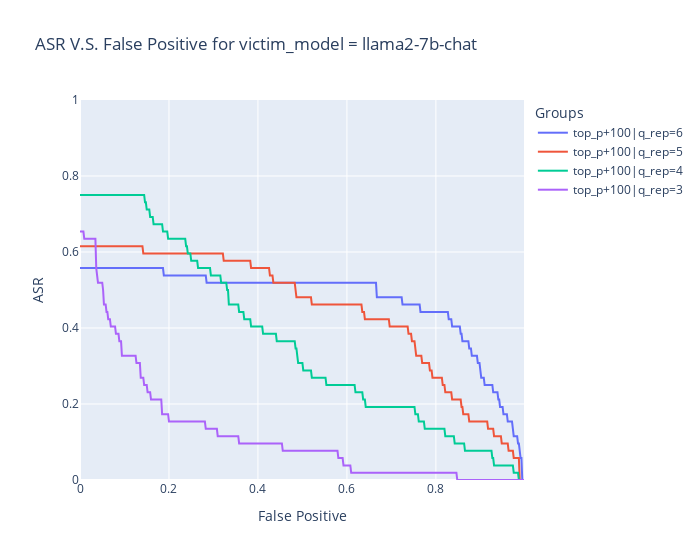

Source (notebook cell):
### Markdown cell above
q_rep is better to both keeping low ppl while achieve high ASR

### Code cell
victim_model = "llama2-7b-chat"
determine_way = "all"
base_ppl = f"/users/PAA0201/lzy37ld/why_attack_lzy/data/q_ppl/{victim_model}/q_ppl_d.json"
data_l = []

data_l.append(\
	{"path": "/fs/ess/PAA0201/lzy37ld/why_attack/ckpt/prompter_victim=llama2-7b-chat_prompt_type=q_p_model_name=llama2-base_sample_way_and_n_sample=loss_100_nsample=200_epoch_5/checkpoint-25000-val/val|prompter_val_checkpoint|decode_top_p_numreturn_100|promptway_prompter_q_p|q_rep_6/llama2-7b-chat|max_new_tokens_100/targetlm.jsonl",
  	"name":"top_p+100|q_rep=6"}
	)

data_l.append(\
	{"path": "/fs/ess/PAA0201/lzy37ld/why_attack/ckpt/prompter_victim=llama2-7b-chat_prompt_type=q_p_model_name=llama2-base_sample_way_and_n_sample=loss_100_nsample=200_epoch_5/checkpoint-25000-val/val|prompter_val_checkpoint|decode_top_p_numreturn_100|promptway_prompter_q_p|q_rep_5/llama2-7b-chat|max_new_tokens_100/targetlm.jsonl",
  	"name":"top_p+100|q_rep=5"}
	)

data_l.append(\
	{"path": "/fs/ess/PAA0201/lzy37ld/why_attack/ckpt/prompter_victim=llama2-7b-chat_prompt_type=q_p_model_name=llama2-base_sample_way_and_n_sample=loss_100_nsample=200_epoch_5/checkpoint-25000-val/val|prompter_val_checkpoint|decode_top_p_numreturn_100|promptway_prompter_q_p|q_rep_4/llama2-7b-chat|max_new_tokens_100/targetlm.jsonl",
  	"name":"top_p+100|q_rep=4"}
	)

data_l.append(\
	{"path": "/fs/ess/PAA0201/lzy37ld/why_attack/ckpt/prompter_victim=llama2-7b-chat_prompt_type=q_p_model_name=llama2-base_sample_way_and_n_sample=loss_100_nsample=200_epoch_5/checkpoint-25000-val/val|prompter_val_checkpoint|decode_top_p_numreturn_100|promptway_prompter_q_p|q_rep_3/llama2-7b-chat|max_new_tokens_100/targetlm.jsonl",
  	"name":"top_p+100|q_rep=3"}
	)
还需要加入 top_p+200|q_rep = 4 ... etc..

for data in data_l:
	assert f"prompter_victim={victim_model}" in data["path"]
	d = dict(path = data["path"],determine_way = determine_way, base_ppl = base_ppl)
	args = Args(**d)
	False_Positive_l,ASR_l = analysis_ASR(args)
	data.update({"False_Positive":False_Positive_l,"ASR":ASR_l})

plot_ASR(data_l,victim_model)

### Figure 1 — Plotly figure (JSON) as saved in the notebook; plotly's stock layout.template omitted (floating-point values rounded to 4 significant figures; data arrays with more than 128 entries replaced by an {"elided": "..."} marker saying what was removed)
{"data": [{"mode": "lines", "name": "top_p+100|q_rep=6", "type": "scatter", "x": {"elided": "520 float values"}, "y": {"elided": "520 float values"}}, {"mode": "lines", "name": "top_p+100|q_rep=5", "type": "scatter", "x": {"elided": "520 float values"}, "y": {"elided": "520 float values"}}, {"mode": "lines", "name": "top_p+100|q_rep=4", "type": "scatter", "x": {"elided": "520 float values"}, "y": {"elided": "520 float values"}}, {"mode": "lines", "name": "top_p+100|q_rep=3", "type": "scatter", "x": {"elided": "520 float values"}, "y": {"elided": "520 float values"}}], "layout": {"legend": {"title": {"text": "Groups"}}, "title": {"text": "ASR V.S. False Positive for victim_model = llama2-7b-chat"}, "width": 700, "xaxis": {"title": {"text": "False Positive"}}, "yaxis": {"range": [0, 1], "title": {"text": "ASR"}}}}
